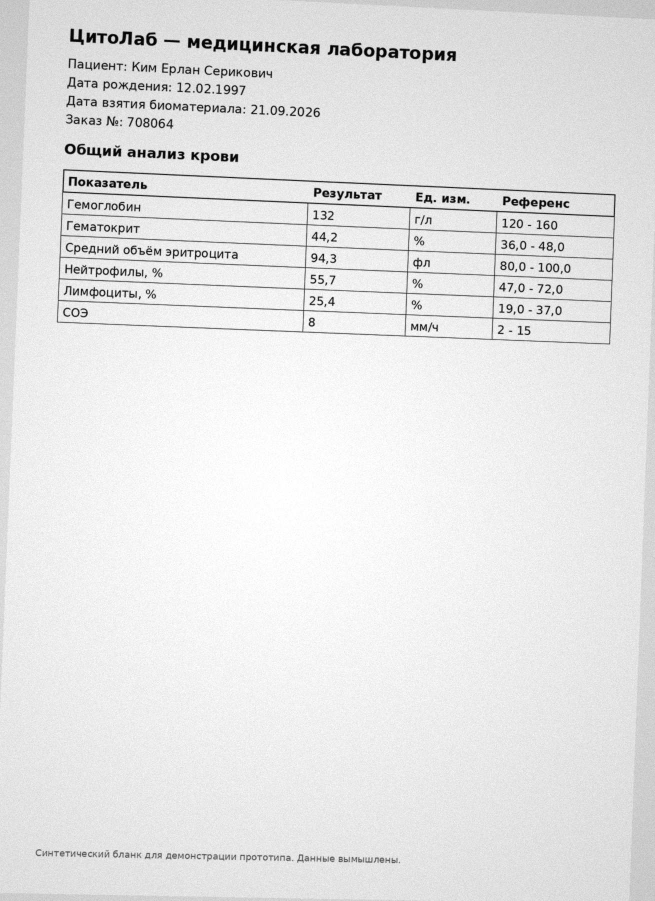
#> input picture data/synth/001_citolab_photo.jpg, 1310 x 1802 px (shown at 1/2 size); its folder holds only this picture in this run
$ python -i tesseract.py   (imports and definitions only)
#> lines starting #> are read from the running program, lines starting #| are printed output that depends on the picture; after the words box and inside, x2 and y2 are one past the last pixel; in counts of white or black regions, pixels touching at a corner belong together
### labscan/catalog.py
"""Справочник лабораторных показателей.

Каждый показатель: внутренний код, LOINC, синонимы (как его пишут на бланках),
каноническая единица, коэффициенты перевода из других единиц и физиологические
пределы — значения за ними почти наверняка ошибка распознавания, а не пациент.

LOINC-коды подобраны для прототипа; перед продом сверить с loinc.org и
справочником МИС клиента.
"""

from __future__ import annotations

import re
from dataclasses import dataclass, field


@dataclass(frozen=True)
class Analyte:
    code: str
    loinc: str
    name_ru: str
    unit: str  # каноническая единица (ключ из UNIT_ALIASES)
    synonyms: tuple[str, ...]
    plausible: tuple[float, float]  # физиологические пределы в канонической единице
    ref: tuple[float, float]  # типичный референс взрослого, для генератора
    decimals: int = 1
    # единица -> множитель до канонической (value_canonical = value * factor)
    conversions: dict[str, float] = field(default_factory=dict)
    panel: str = "cbc"


ANALYTES: tuple[Analyte, ...] = (
    # Общий анализ крови
    Analyte("HGB", "718-7", "Гемоглобин", "g/L", ("гемоглобин", "hgb", "hb", "haemoglobin", "hemoglobin"),
            (30, 250), (120, 160), 0, {"g/dL": 10.0}),
    Analyte("RBC", "789-8", "Эритроциты", "10^12/L", ("эритроциты", "rbc", "red blood cells"),
            (1, 9), (3.8, 5.3), 2, {"10^6/uL": 1.0}),
    Analyte("WBC", "6690-2", "Лейкоциты", "10^9/L", ("лейкоциты", "wbc", "white blood cells"),
            (0.5, 100), (4.0, 9.0), 1, {"10^3/uL": 1.0}),
    Analyte("PLT", "777-3", "Тромбоциты", "10^9/L", ("тромбоциты", "plt", "platelets"),
            (5, 1500), (180, 320), 0, {"10^3/uL": 1.0}),
    Analyte("HCT", "4544-3", "Гематокрит", "%", ("гематокрит", "hct", "hematocrit"),
            (10, 70), (36, 48), 1),
    Analyte("MCV", "787-2", "Средний объём эритроцита", "fL",
            ("средний объем эритроцита", "средний объём эритроцита", "mcv"), (50, 130), (80, 100), 1),
    Analyte("NEUT%", "770-8", "Нейтрофилы", "%", ("нейтрофилы", "neut", "neutrophils", "нейтрофилы %", "neut%"),
            (1, 99), (47, 72), 1),
    Analyte("LYMPH%", "736-9", "Лимфоциты", "%", ("лимфоциты", "lymph", "lymphocytes", "лимфоциты %", "lymph%"),
            (1, 99), (19, 37), 1),
    Analyte("ESR", "4537-7", "СОЭ", "mm/h", ("соэ", "esr", "скорость оседания эритроцитов"),
            (0, 150), (2, 15), 0),
    # Биохимия
    Analyte("GLU", "2345-7", "Глюкоза", "mmol/L", ("глюкоза", "glu", "glucose"),
            (1, 40), (3.9, 6.1), 1, {"mg/dL": 1 / 18.016}, "bio"),
    Analyte("CHOL", "2093-3", "Холестерин общий", "mmol/L",
            ("холестерин общий", "холестерин", "chol", "cholesterol", "total cholesterol"),
            (1, 20), (3.0, 5.2), 2, {"mg/dL": 1 / 38.67}, "bio"),
    Analyte("HDL", "2085-9", "ЛПВП", "mmol/L", ("лпвп", "hdl", "холестерин лпвп", "hdl cholesterol"),
            (0.2, 5), (1.0, 2.2), 2, {"mg/dL": 1 / 38.67}, "bio"),
    Analyte("LDL", "2089-1", "ЛПНП", "mmol/L", ("лпнп", "ldl", "холестерин лпнп", "ldl cholesterol"),
            (0.2, 15), (1.5, 3.3), 2, {"mg/dL": 1 / 38.67}, "bio"),
    Analyte("TG", "2571-8", "Триглицериды", "mmol/L", ("триглицериды", "tg", "trig", "triglycerides"),
            (0.1, 30), (0.4, 1.7), 2, {"mg/dL": 1 / 88.57}, "bio"),
    Analyte("CREA", "2160-0", "Креатинин", "umol/L", ("креатинин", "crea", "creat", "creatinine"),
            (10, 2000), (62, 106), 0, {"mg/dL": 88.4}, "bio"),
    Analyte("UREA", "3091-6", "Мочевина", "mmol/L", ("мочевина", "urea"),
            (0.5, 60), (2.5, 8.3), 1, {}, "bio"),
    Analyte("ALT", "1742-6", "АЛТ", "U/L", ("алт", "аланинаминотрансфераза", "alt", "alat", "gpt"),
            (1, 5000), (5, 41), 0, {}, "bio"),
    Analyte("AST", "1920-8", "АСТ", "U/L", ("аст", "аспартатаминотрансфераза", "ast", "asat", "got"),
            (1, 5000), (5, 40), 0, {}, "bio"),
    Analyte("TBIL", "1975-2", "Билирубин общий", "umol/L",
            ("билирубин общий", "билирубин", "tbil", "bilirubin total", "total bilirubin"),
            (1, 700), (3.4, 20.5), 1, {"mg/dL": 17.1}, "bio"),
    Analyte("CRP", "1988-5", "С-реактивный белок", "mg/L",
            ("с-реактивный белок", "срб", "crp", "c-reactive protein"), (0, 500), (0, 5), 1, {}, "bio"),
    Analyte("HBA1C", "4548-4", "Гликированный гемоглобин", "%",
            ("гликированный гемоглобин", "hba1c", "гликозилированный гемоглобин", "гликозированный гемоглобин",
             "гликогемоглобин", "hb a1c", "гемоглобин a1c"), (3, 20), (4.0, 6.0), 1, {}, "bio"),
    Analyte("TSH", "3016-3", "ТТГ", "mIU/L", ("ттг", "tsh", "тиреотропный гормон"),
            (0.005, 150), (0.4, 4.0), 2, {}, "bio"),
)

BY_CODE: dict[str, Analyte] = {a.code: a for a in ANALYTES}

# Как единицы пишут на бланках -> канонический ключ.
UNIT_ALIASES: dict[str, str] = {
    "г/л": "g/L", "g/l": "g/L",
    "г/дл": "g/dL", "g/dl": "g/dL",
    "ммоль/л": "mmol/L", "mmol/l": "mmol/L",
    "мг/дл": "mg/dL", "mg/dl": "mg/dL",
    "мкмоль/л": "umol/L", "umol/l": "umol/L", "µmol/l": "umol/L", "μmol/l": "umol/L",
    "ед/л": "U/L", "u/l": "U/L", "ме/л": "U/L", "iu/l": "U/L",
    "мг/л": "mg/L", "mg/l": "mg/L",
    "мм/ч": "mm/h", "mm/h": "mm/h", "мм/час": "mm/h", "mm/hr": "mm/h",
    "фл": "fL", "fl": "fL",
    "%": "%",
    "мме/л": "mIU/L", "miu/l": "mIU/L", "мкме/мл": "mIU/L", "uiu/ml": "mIU/L", "µiu/ml": "mIU/L",
    "10^9/л": "10^9/L", "10^9/l": "10^9/L", "10*9/л": "10^9/L", "10*9/l": "10^9/L", "х10^9/л": "10^9/L",
    "x10^9/l": "10^9/L", "×10^9/л": "10^9/L", "×10⁹/л": "10^9/L", "10⁹/л": "10^9/L", "тыс/мкл": "10^9/L",
    "10^3/ul": "10^3/uL", "10^3/µl": "10^3/uL", "x10^3/ul": "10^3/uL",
    "10^12/л": "10^12/L", "10^12/l": "10^12/L", "10*12/л": "10^12/L", "10*12/l": "10^12/L", "х10^12/л": "10^12/L",
    "x10^12/l": "10^12/L", "×10^12/л": "10^12/L", "×10¹²/л": "10^12/L", "10¹²/л": "10^12/L", "млн/мкл": "10^12/L",
    "10^6/ul": "10^6/uL", "10^6/µl": "10^6/uL", "x10^6/ul": "10^6/uL",
}

UNIT_LABELS_RU: dict[str, str] = {
    "g/L": "г/л", "g/dL": "г/дл", "mmol/L": "ммоль/л", "mg/dL": "мг/дл", "umol/L": "мкмоль/л",
    "U/L": "Ед/л", "mg/L": "мг/л", "mm/h": "мм/ч", "fL": "фл", "%": "%", "mIU/L": "мМЕ/л",
    "10^9/L": "×10⁹/л", "10^12/L": "×10¹²/л", "10^3/uL": "×10³/мкл", "10^6/uL": "×10⁶/мкл",
}


# Vision-модели путают похожие буквы кириллицы и латиницы: «ACT» вместо «АСТ», «мME/л» вместо «мМЕ/л».
# Если прямое сопоставление не удалось, пробуем свернуть латиницу в кириллицу и наоборот.
_LAT_TO_CYR = str.maketrans("ABCEHKMOPTXaceopxy", "АВСЕНКМОРТХасеорху")
_CYR_TO_LAT = str.maketrans("АВСЕНКМОРТХасеорху", "ABCEHKMOPTXaceopxy")


# [8 lines left out: function homoglyph_variants, not called in this run]


def _norm_text(s: str) -> str:
    s = s.lower().replace("ё", "е")
    s = re.sub(r"\(.*?\)", " ", s)  # «Гемоглобин (HGB)» -> «гемоглобин»
    s = re.sub(r"[^\w%\-\s]", " ", s)
    return re.sub(r"\s+", " ", s).strip()


# [29 lines left out: functions normalize_unit, _normalize_unit, not called in this run]


_SYNONYM_INDEX: dict[str, str] = {}
for _a in ANALYTES:
    _SYNONYM_INDEX[_norm_text(_a.name_ru)] = _a.code
    _SYNONYM_INDEX[_a.code.lower()] = _a.code
    for _s in _a.synonyms:
        _SYNONYM_INDEX[_norm_text(_s)] = _a.code
# Многословные синонимы: по ним ищем опечатки в полном названии и совпадение слов в любом порядке
_LONG_SYNONYMS = [k for k in _SYNONYM_INDEX if " " in k]
_WORDSET_INDEX = {" ".join(sorted(k.split())): v for k, v in _SYNONYM_INDEX.items() if " " in k}


# [57 lines left out: functions match_analyte, _match_analyte, convert, not called in this run]

### labscan/extractors/tesseract.py
"""Базовая линия без LLM: Tesseract OCR + разбор строк регулярками.

Нужна, чтобы честно показать, что даёт LLM: на чистых сканах OCR справляется
неплохо, на фото и нестандартных единицах ломается. Работает офлайн и бесплатно.
Координаты строк из TSV пересчитываются обратно в исходную страницу, чтобы экран
проверки мог подсветить, откуда взято значение.
"""

from __future__ import annotations

import csv
import io
import math
import re
import shutil
import subprocess
import time
from dataclasses import dataclass

import numpy as np
from PIL import Image, ImageOps

from ..catalog import match_analyte
from ..schema import RawReport, RawResult
from .base import Extraction, merge_pages

_NUM = r"[-+]?\d+(?:[.,]\d+)?"
_VALUE_TOKEN = re.compile(rf"^[<>]?{_NUM}$")
_REF_TAIL = re.compile(rf"\(?\s*((?:до\s*|<\s*)?{_NUM}(?:\s*[-–—]\s*{_NUM})?)\s*\)?\s*$", re.I)
_HEADER = {
    "patient_name": re.compile(r"(?:пациент|patient)\s*[:;]?\s*(.+)", re.I),
    "birth_date": re.compile(r"(?:дата рождения|date of birth|д\.р\.)\s*[:;]?\s*(.+)", re.I),
    "collected_at": re.compile(r"(?:дата взятия[^:]*|collected|дата забора)\s*[:;]?\s*(.+)", re.I),
}
LOW_CONF = 60

Box = tuple[float, float, float, float]  # x0, y0, x1, y1 в пикселях
Word = tuple[str, float] | tuple[str, float, Box]


def available() -> bool:
    return shutil.which("tesseract") is not None


@dataclass(frozen=True)
class Transform:
    """Что сделал preprocess с картинкой, чтобы вернуть координаты OCR в исходную страницу."""

    angle: float  # угол deskew в градусах, как в Image.rotate (против часовой), 0 — не поворачивали
    orig: tuple[int, int]  # размер исходной страницы
    rotated: tuple[int, int]  # размер после rotate(expand=True)
    scale: float = 1.0  # во сколько раз увеличили после поворота

    # [18 lines left out: functions to_page, _unrotate, not called in this run]


def deskew_angle(img: Image.Image) -> float:
    """Подбор угла поворота по максимуму «полосатости» горизонтальной проекции."""
    small = ImageOps.grayscale(img)
    small.thumbnail((800, 800))
    arr = 255 - np.asarray(small, dtype=np.float32)
    best, best_angle = -1.0, 0.0
    for angle in np.arange(-5, 5.01, 0.5):
        rot = np.asarray(Image.fromarray(arr.astype("uint8")).rotate(float(angle), fillcolor=0), dtype=np.float32)
        score = float(np.var(rot.sum(axis=1)))
        if score > best:
            best, best_angle = score, float(angle)
    return 0.0 if abs(best_angle) < 0.25 else best_angle


def deskew(img: Image.Image) -> Image.Image:
    angle = deskew_angle(img)
    return img if not angle else img.rotate(angle, resample=Image.BICUBIC, expand=True, fillcolor="white")


def remove_rules(g: Image.Image, min_len: int = 80) -> Image.Image:
    """Стереть линии таблицы: Tesseract склеивает их с текстом и теряет строки."""
    arr = np.asarray(g, dtype=np.uint8)
    dark = arr < 128
    mask = np.zeros_like(dark)
    for axis in (1, 0):
        c = np.cumsum(dark, axis=axis, dtype=np.int32)
        c = np.concatenate([np.zeros_like(c.take([0], axis=axis)), c], axis=axis)
        n = dark.shape[axis]
        if n <= min_len:
            continue
        win = c.take(range(min_len, n + 1), axis=axis) - c.take(range(0, n - min_len + 1), axis=axis)
        full = win >= min_len  # окно целиком тёмное -> начало линии
        run = np.zeros_like(dark)
        for k in range(min_len):
            sl = [slice(None)] * 2
            sl[axis] = slice(k, k + full.shape[axis])
            run[tuple(sl)] |= full
        mask |= run
    mask = mask | np.roll(mask, 1, 0) | np.roll(mask, -1, 0) | np.roll(mask, 1, 1) | np.roll(mask, -1, 1)
    out = arr.copy()
    out[mask] = 255
    return Image.fromarray(out)


def preprocess(img: Image.Image) -> tuple[Image.Image, Transform]:
    angle = deskew_angle(img)
    rot = img if not angle else img.rotate(angle, resample=Image.BICUBIC, expand=True, fillcolor="white")
    g = remove_rules(ImageOps.autocontrast(ImageOps.grayscale(rot), cutoff=1))
    scale = 1.0
    if g.width < 2000:
        scale = 1.6
        g = g.resize((int(g.width * scale), int(g.height * scale)), Image.LANCZOS)
    return ImageOps.autocontrast(g, cutoff=1), Transform(angle, img.size, rot.size, scale)


# [72 lines left out: functions parse_tsv, _ocr_lines, _union, parse_line, parse_page, not called in this run]


# [10 lines that did not run here, left out]

>>> from PIL import Image
>>> picture = Image.open('../../data/synth/001_citolab_photo.jpg')
#> picture is the input picture: PIL image 1310x1802 RGB; min 0, max 255, mean 228.4
>>> result = preprocess(picture)
#> the loop in deskew_angle, `for angle in np.arange(-5, 5.01, 0.5):` made 21 passes
#> (score, best, best_angle) on passes 1 to 8: (48839132, 48839132, -5), (50035324, 50035324, -4.5), (51331988, 51331988, -4), (52308724, 52308724, -3.5), (53207092, 53207092, -3), (53932604, 53932604, -2.5), (54958316, 54958316, -2), (56421780, 56421780, -1.5)
#> pass 1, in deskew_angle, `rot = np.asarray(Image.fromarray(arr.astype("uint8")).rotate(float(ang..`:
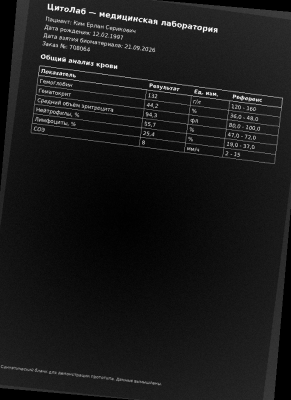
#> rot: shape (800, 582) float32 (shown at 1/2 size); min 0, max 255, mean 25.1
#> after the loop in deskew_angle, `for angle in np.arange(-5, 5.01, 0.5):`: best = 91684912; best_angle = 2.5
#> in remove_rules, `dark = arr < 128`:
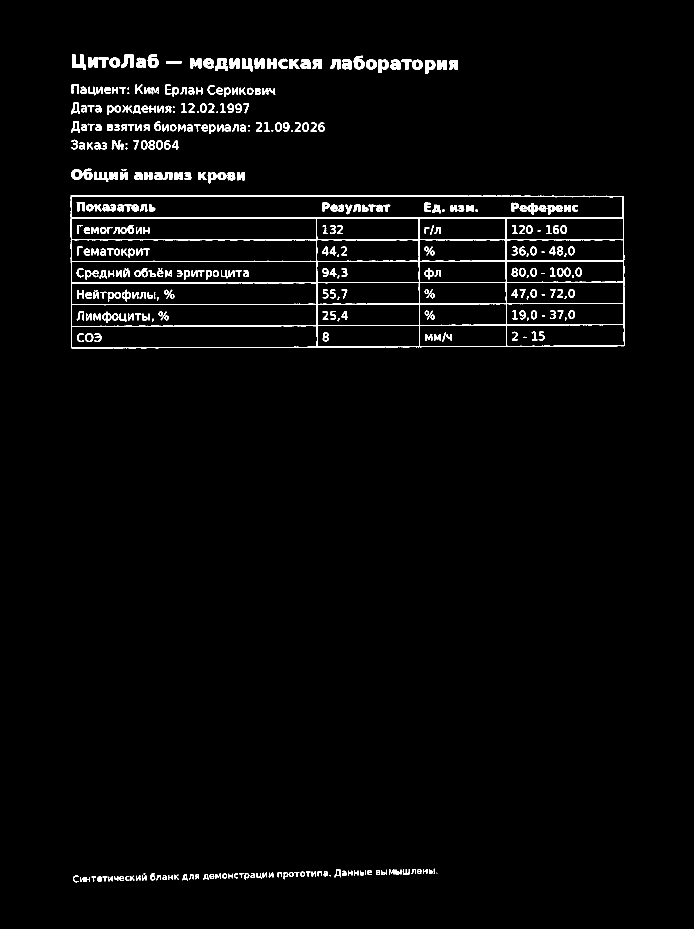
#> dark: shape (1858, 1388) bool (shown at 1/2 size); 2.6% white; 408 white regions (36 under 20 px), largest, box (x1, y1, x2, y2) and area: (141, 390, 1249, 697) 21321, (144, 108, 172, 140) 488, (242, 109, 267, 136) 428
#> the loop in remove_rules, `for axis in (1, 0):` made 2 passes
#> pass 1, in remove_rules, `c = np.cumsum(dark, axis=axis, dtype=np.int32)`:
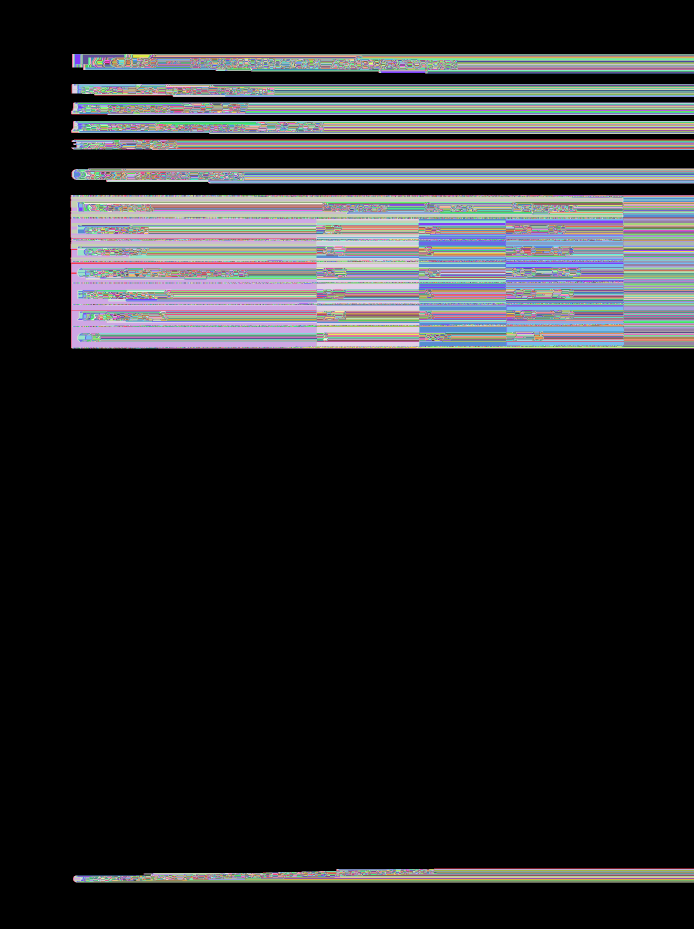
#> c: shape (1858, 1388) int32 (shown at 1/2 size); 1108 distinct labels, from 0 to 1107; one colour per label, 0 black
#> pass 1, in remove_rules, `win = c.take(range(min_len, n + 1), axis=axis) - c.take(range(0, n - m..`:
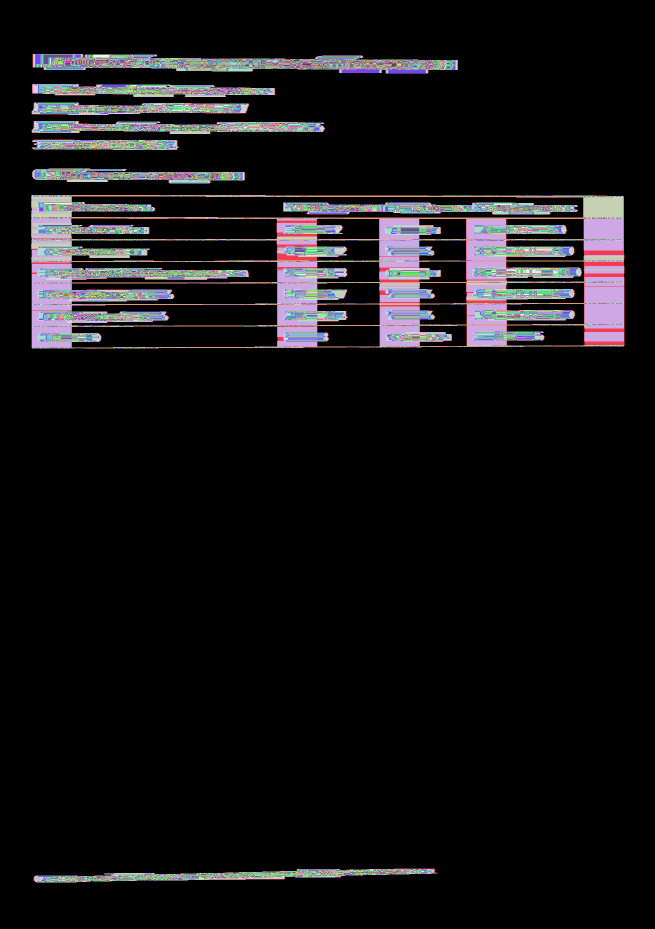
#> win: shape (1858, 1309) int32 (shown at 1/2 size); 81 distinct labels, from 0 to 80; one colour per label, 0 black
#> after the loop in remove_rules, `for axis in (1, 0):`:
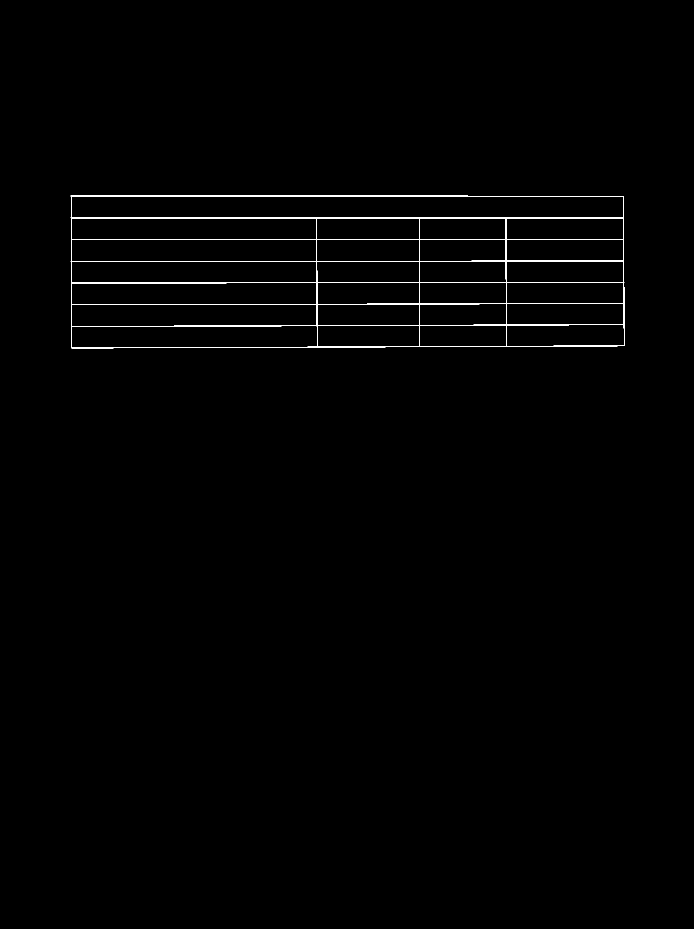
#> mask: shape (1858, 1388) bool (shown at 1/2 size); 0.67% white in thin lines or dots, all inside (x1, y1, x2, y2) = (141, 390, 1249, 697)
#> after the loop in remove_rules, `for axis in (1, 0):`:
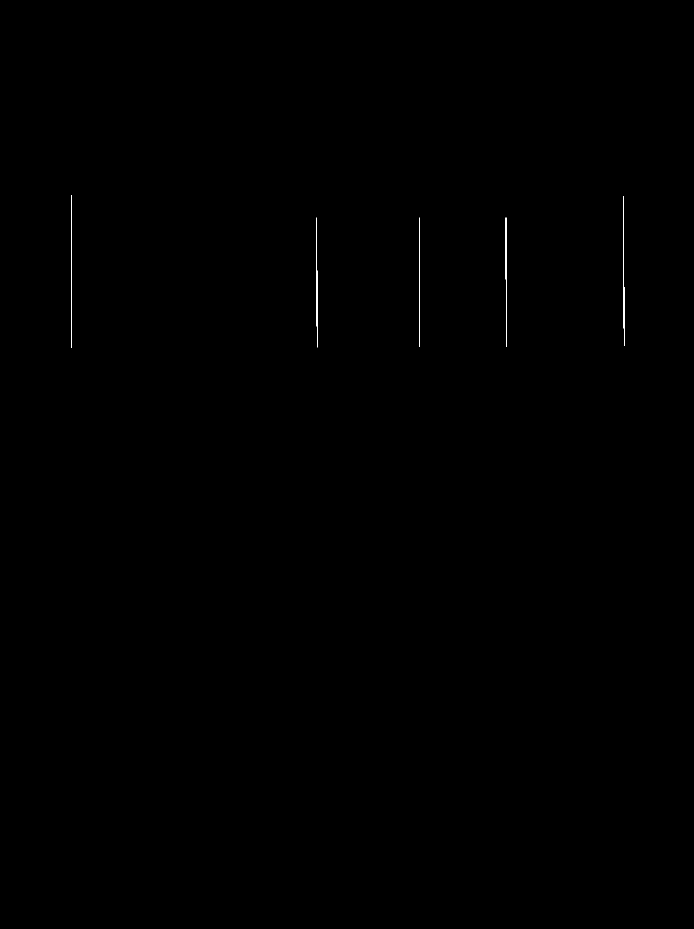
#> run: shape (1858, 1388) bool (shown at 1/2 size); 0.07% white in thin lines or dots, all inside (x1, y1, x2, y2) = (142, 390, 1249, 696)
#> in remove_rules, `out[mask] = 255`:
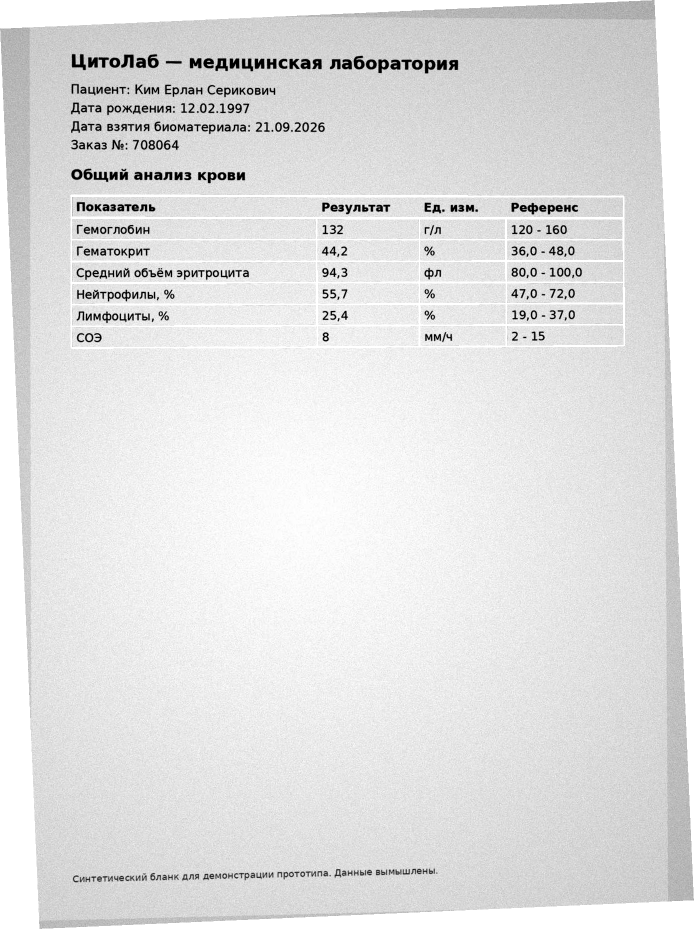
#> out: shape (1858, 1388) (shown at 1/2 size); min 0, max 255, mean 224.5
